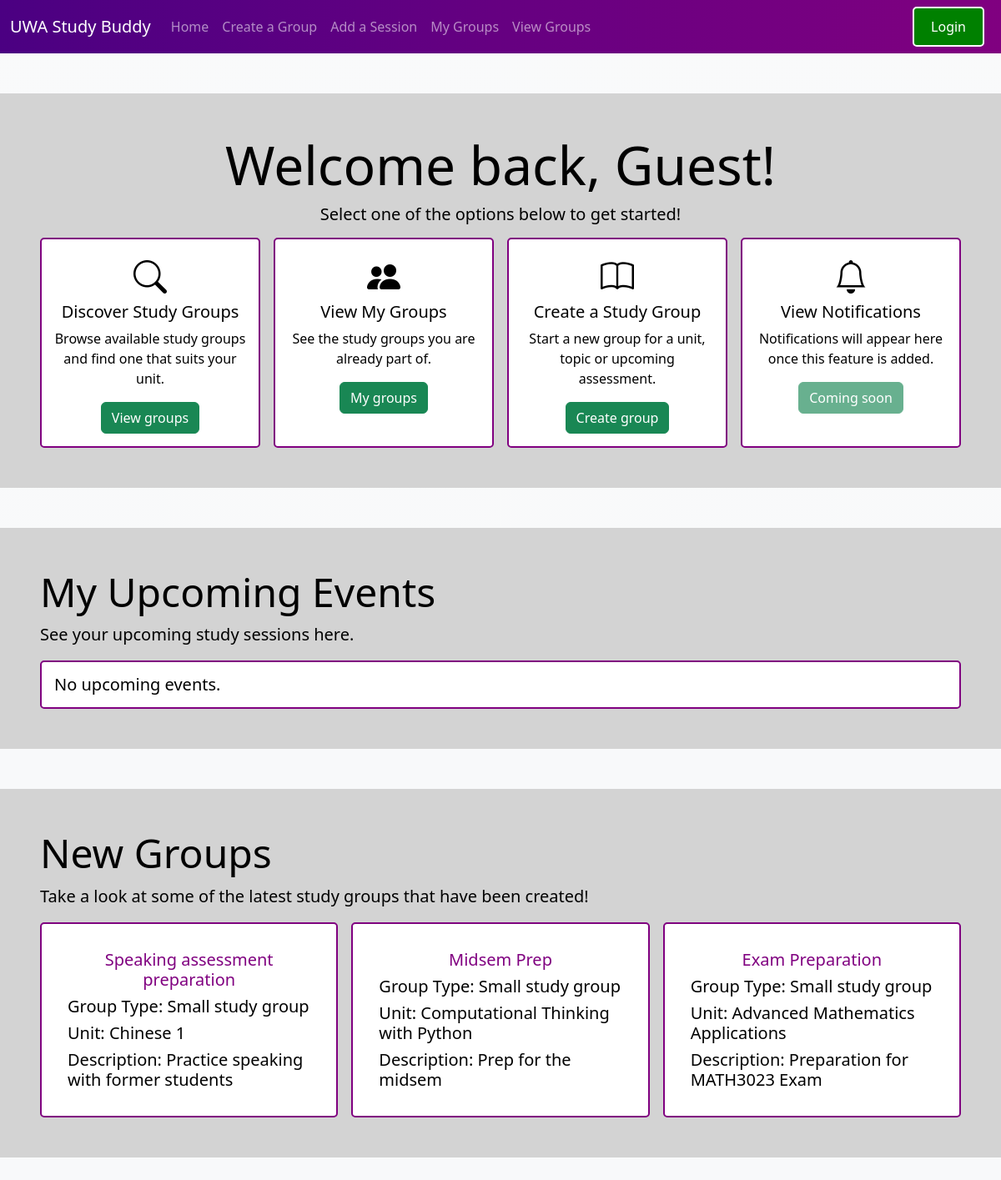
/index, run on the app's committed database.
### models.py (models this page shows)
class Groups(db.Model):
    __tablename__ = 'Groups'
    GroupID: so.Mapped[int] = so.mapped_column(primary_key=True)
    UnitID: so.Mapped[int] = so.mapped_column(sa.ForeignKey('Unit.UnitID'), nullable=False)
    GroupTypeID: so.Mapped[int] = so.mapped_column(sa.ForeignKey('GroupType.GroupTypeID'), nullable=False)
    Description: so.Mapped[str] = so.mapped_column(sa.String(200), nullable=False)
    CreationDate: so.Mapped[datetime] = so.mapped_column(nullable=False)
    GroupName: so.Mapped[str] = so.mapped_column(nullable=False)
    MaxMembers: so.Mapped[int] = so.mapped_column(nullable=True)

class GroupType(db.Model):
    __tablename__ = 'GroupType'
    GroupTypeID: so.Mapped[int] = so.mapped_column(primary_key=True)
    Type: so.Mapped[str] = so.mapped_column(sa.String(50), nullable=False)

class Unit(db.Model):
    __tablename__ = 'Unit'
    UnitID: so.Mapped[int] = so.mapped_column(primary_key=True)
    UnitCode: so.Mapped[int] = so.mapped_column(nullable=False)
    UnitName: so.Mapped[str] = so.mapped_column(sa.String(50), nullable=False)
    FacultyID: so.Mapped[Optional[int]] = so.mapped_column(sa.ForeignKey('Faculty.FacultyID'), nullable=True)

### routes/index.py (the view)
@index_blueprint.route('/')
@index_blueprint.route('/index')
def index():
    now = int(datetime.now().timestamp())
    if current_user.is_authenticated:
        student_id = current_user.StudentID
        user = db.session.get(User, student_id)
        username = user.Username if user else "Student"
        upcoming_events = db.session.execute(
            sa.select(
                Session.SessionDateTime,
                Session.Description,
                Session.Location,
                SessionType.Name,
                Groups.GroupName,
                Unit.UnitName
            )
            .join(Groups, Session.GroupID == Groups.GroupID)
            .join(SessionType, Session.SessionTypeID == SessionType.SessionTypeID)
            .join(Unit, Groups.UnitID == Unit.UnitID)
            .join(StudentGroups, StudentGroups.GroupID == Groups.GroupID)
            .where(
                StudentGroups.StudentID == student_id,
                Session.SessionDateTime >= now
            )
            .order_by(Session.SessionDateTime.asc())
            .limit(3)
        ).mappings().all()
    else:
        username = "Guest"
        upcoming_events = [] #as it is a uest user, there would not be any upcoming events for them
    new_groups = db.session.execute(
        sa.select(
            Groups.GroupName,
            Groups.Description,
            GroupType.Type.label('GroupType'),
            Unit.UnitName
        )
        .join(Unit, Groups.UnitID == Unit.UnitID)
        .join(GroupType, Groups.GroupTypeID == GroupType.GroupTypeID)
        .order_by(Groups.CreationDate.desc())
        .limit(3)
    ).mappings().all()
    return render_template("index.html", username=username, upcoming_events=upcoming_events, new_groups=new_groups)

### templates/index.html (shortened to what this page needs)
<!doctype html>
<html lang="en">
<head>
    <link href="https://cdn.jsdelivr.net/npm/bootstrap@5.3.8/dist/css/bootstrap.min.css" rel="stylesheet">
    <link rel="stylesheet" href="https://cdn.jsdelivr.net/npm/bootstrap-icons@1.13.1/font/bootstrap-icons.min.css">
    <link rel="stylesheet" href="{{ url_for('static', filename='css/style.css') }}">
</head>
<body class="bg-light bg-gradient">
    {% include 'navbar.html' %}
    <div class="container-fluid p-5 my-5 bg-container container-text">
        <div class="row">
            <div class="col text-center">
                {% if username %}
                <h3 class="display-3">Welcome back, {{ username }}!</h3>
                {% else %}
                <h3 class="display-3">Welcome!</h3>
                {% endif %}
                <h5 class="card-subtitle pb-3">Select one of the options below to get started!</h5>
            </div>
        </div>
        <div class="row g-3">
            <div class="col-sm-3">
                <div class="card-style card-padding h-100 text-center">
                    <i class="bi bi-search fs-1"></i>
                    <h5>Discover Study Groups</h5>
                    <p>Browse available study groups and find one that suits your unit.</p>
                    <button type="button" class="btn btn-success"
                        onclick="window.location.href='{{ url_for('view_groups.view_groups') }}'">
                        View groups
                    </button>
                </div>
            </div>
            <div class="col-sm-3">
                <div class="card-style card-padding h-100 text-center">
                    <i class="bi bi-people-fill fs-1"></i>
                    <h5>View My Groups</h5>
                    <p>See the study groups you are already part of.</p>
                    <button type="button" class="btn btn-success"
                        onclick="window.location.href='{{ url_for('my_groups.my_groups') }}'">
                        My groups
                    </button>
                </div>
            </div>
            <div class="col-sm-3">
                <div class="card-style card-padding h-100 text-center">
                    <i class="bi bi-book fs-1"></i>
                    <h5>Create a Study Group</h5>
                    <p>Start a new group for a unit, topic or upcoming assessment.</p>
                    <button type="button" class="btn btn-success"
                        onclick="window.location.href='{{ url_for('create_group.create_group') }}'">
                        Create group
                    </button>
                </div>
            </div>
            <div class="col-sm-3">
                <div class="card-style card-padding h-100 text-center">
                    <i class="bi bi-bell fs-1"></i>
                    <h5>View Notifications</h5>
                    <p>Notifications will appear here once this feature is added.</p>
                    <button type="button" class="btn btn-success" onclick="window.location.href='notifications.html'" disabled>
                        Coming soon
                    </button>
                </div>
            </div>
        </div>
    </div>
    <div class="container-fluid p-5 my-5 bg-container container-text">
        <div class="row">
            <div class="col">
                <h1 class="display-5">My Upcoming Events</h1>
                <p class="lead">See your upcoming study sessions here.</p>
            </div>
        </div>
        {% if upcoming_events %}
        <div class="row g-3">
            {% for u in upcoming_events %}
            <div class="col-sm-4">
                <div class="card card-style card-padding h-100">
                    <div class="card-body">
                        <h5 class="card-title text-center" style="color: purple;">{{ u['UnitName'] }}: {{ u['Name'] }}</h5>
                        <h5 class="card-text text-start">Date: {{ u['SessionDateTime'] | dateconverter }}</h5>
                        <h5 class="card-text text-start">Hosted by: {{ u['GroupName'] }}</h5>
                        <h5 class="card-text text-start">Location: {{ u['Location'] }}</h5>
                        <h5 class="card-text text-start">Description: {{ u['Description'] }}</h5>
                    </div>
                </div>
            </div>
            {% endfor %}
        </div>
        {% else %}
        <div class="row">
            <div class="col">
                <div class="card-style card-padding">
                    <h5 class="mb-0">No upcoming events.</h5>
                </div>
            </div>
        </div>
        {% endif %}
    </div>
    <div class="container-fluid p-5 my-5 bg-container container-text">
        <div class="row">
            <div class="col">
                <h1 class="display-5">New Groups</h1>
                <p class="lead">Take a look at some of the latest study groups that have been created!</p>
            </div>
        </div>
        {% if new_groups %}
        <div class="row g-3">
            {% for g in new_groups %}
            <div class="col-sm-4">
                <div class="card card-style card-padding h-100">
                    <div class="card-body">
                        <h5 class="card-title text-center" style="color: purple;">{{ g['GroupName'] }}</h5>
                        <h5 class="card-text text-start">Group Type: {{ g['GroupType'] }}</h5>
                        <h5 class="card-text text-start">Unit: {{ g['UnitName'] }}</h5>
                        <h5 class="card-text text-start">Description: {{ g['Description'] }}</h5>
                    </div>
                </div>
            </div>
            {% endfor %}
        </div>
        {% endif %}
    </div>
</body>
</html>

### static/CSS/style.css (style rules this page uses)
.bg-container { background-color: lightgray; }
.container-text { color: black; }
.card-style { background-color: white; border: 2px solid purple; border-radius: 5px; color: black }
.card-padding { padding: 15px; }

### data on the page
Groups: GroupName "Speaking assessment preparation", Description "Practice speaking with former students"
GroupType: GroupType "Small study group" "Small study group" "Small study group"
Unit: UnitName "Chinese 1"
Groups: GroupName "Midsem Prep", Description "Prep for the midsem"
Unit: UnitName "Computational Thinking with Python"
Groups: GroupName "Exam Preparation", Description "Preparation for MATH3023 Exam"
Unit: UnitName "Advanced Mathematics Applications"

### other printed values
{{ username }} "Guest"
